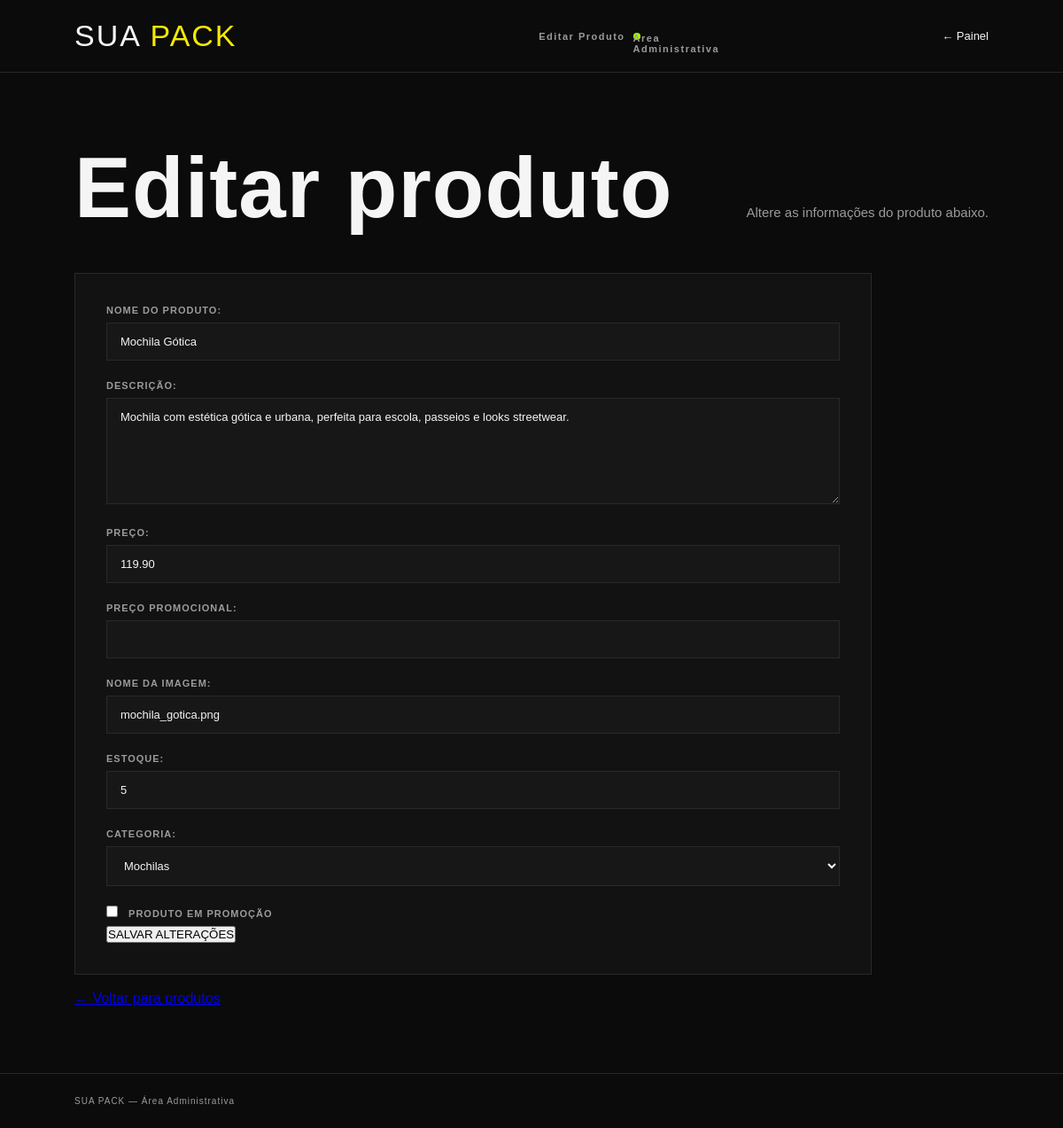
/admin/produtos/editar.php?id=2 (signed in), run on the app's committed database.
### tables this page shows
CREATE TABLE produtos (

    id_produto INT AUTO_INCREMENT PRIMARY KEY,

    nome VARCHAR(100) NOT NULL,

    descricao TEXT,

    preco DECIMAL(10,2) NOT NULL,

    preco_promocional DECIMAL(10,2) DEFAULT NULL,

    imagem VARCHAR(255) DEFAULT NULL,

    estoque INT DEFAULT 0,

    em_promocao BOOLEAN DEFAULT FALSE,

    id_categoria INT

);

CREATE TABLE categorias (

    id_categoria INT AUTO_INCREMENT PRIMARY KEY,

    nome VARCHAR(100) NOT NULL

);

### admin/produtos/editar.php (the view, shortened to what this page needs)
<?php
include("../../conexao.php");
$id = $_GET["id"];
$sql = "SELECT * FROM produtos WHERE id_produto = $id";
$resultado = mysqli_query($conexao, $sql);
$produto = mysqli_fetch_assoc($resultado);
$categorias = mysqli_query(
    $conexao,
    "SELECT * FROM categorias ORDER BY nome"
);
?>
<!DOCTYPE html>
<html lang="pt-BR">
<head>
    <link
        rel="stylesheet"
        href="../admin.css"
    >
</head>
<body>
<header class="admin-header">
    <div class="logo">
        SUA <span>PACK</span>
    </div>
    <div class="admin-identificacao">
        <strong>
            Editar Produto
        </strong>
        <span class="status">
            Área Administrativa
        </span>
    </div>
    <a
        href="../index.php"
        class="voltar-site"
    >
        ← Painel
    </a>
</header>
<main class="admin-container">
    <div class="boas-vindas">
        <h1>
            Editar produto
        </h1>
        <p>
            Altere as informações do produto abaixo.
        </p>
    </div>
    <form method="POST" class="admin-form">
        <label>
            Nome do produto:
        </label>
        <input
            type="text"
            name="nome"
            value="<?= htmlspecialchars($produto["nome"]) ?>"
            required
        >
        <label>
            Descrição:
        </label>
        <textarea
            name="descricao"
            rows="5"
        ><?= htmlspecialchars($produto["descricao"]) ?></textarea>
        <label>
            Preço:
        </label>
        <input
            type="number"
            name="preco"
            step="0.01"
            value="<?= $produto["preco"] ?>"
            required
        >
        <label>
            Preço promocional:
        </label>
        <input
            type="number"
            name="preco_promocional"
            step="0.01"
            value="<?= $produto["preco_promocional"] ?>"
        >
        <label>
            Nome da imagem:
        </label>
        <input
            type="text"
            name="imagem"
            value="<?= htmlspecialchars($produto["imagem"]) ?>"
            placeholder="exemplo.jpg"
        >
        <label>
            Estoque:
        </label>
        <input
            type="number"
            name="estoque"
            min="0"
            value="<?= $produto["estoque"] ?>"
            required
        >
        <label>
            Categoria:
        </label>
        <select
            name="id_categoria"
            required
        >
            <?php while ($categoria = mysqli_fetch_assoc($categorias)) { ?>
                <option
                    value="<?= $categoria["id_categoria"] ?>"
                    <?php
                    if (
                        $categoria["id_categoria"]
                        ==
                        $produto["id_categoria"]
                    ) {
                        echo "selected";
                    }
                    ?>
                >
                    <?= htmlspecialchars($categoria["nome"]) ?>
                </option>
            <?php } ?>
        </select>
        <label>
            <input
                type="checkbox"
                name="em_promocao"
                value="1"
                <?php
                if ($produto["em_promocao"] == 1) {
                    echo "checked";
                }
                ?>
            >
            Produto em promoção
        </label>
        <button type="submit">
            SALVAR ALTERAÇÕES
        </button>
    </form>
    <br>
    <a href="listar.php">
    </a>
</main>
<footer class="admin-footer">
    <p>
        SUA PACK — Área Administrativa
    </p>
</footer>
</body>
</html>

### admin/admin.css (style rules this page uses)
* { margin: 0; padding: 0; box-sizing: border-box; }
:root { --preto: #0b0b0b; --preto-card: #121212; --cinza: #171717; --cinza-claro: #292929; --cinza-texto: #9b9b9b; --amarelo: #f4e900; --verde: #a6ff00; --branco: #f5f5f5; }
html { scroll-behavior: smooth; }
body { background: var(--preto); color: var(--branco); font-family: "Poppins", sans-serif; min-height: 100vh; }
.admin-header { min-height: 82px; padding: 0 7%; display: flex; align-items: center; justify-content: space-between; border-bottom: 1px solid var(--cinza-claro); }
.logo { color: var(--branco); font-family: "Bebas Neue", sans-serif; font-size: 34px; letter-spacing: 2px; text-decoration: none; }
.logo span { color: var(--amarelo); }
.admin-identificacao { display: flex; align-items: center; gap: 9px; color: var(--cinza-texto); font-size: 11px; font-weight: 600; letter-spacing: 1.5px; }
.status { width: 8px; height: 8px; background: var(--verde); border-radius: 50%; }
.voltar-site { color: var(--branco); font-size: 13px; font-weight: 500; text-decoration: none; transition: 0.3s; }
.admin-container { width: 86%; max-width: 1400px; margin: 0 auto; padding: 75px 0; }
.boas-vindas { display: flex; align-items: flex-end; justify-content: space-between; margin-bottom: 55px; }
.boas-vindas h1 { margin-top: 14px; font-family: "Bebas Neue", sans-serif; font-size: clamp(58px, 8vw, 105px); line-height: 0.85; letter-spacing: 1px; }
.boas-vindas p { max-width: 570px; margin-top: 25px; color: var(--cinza-texto); font-size: 15px; line-height: 1.7; }
.admin-footer { padding: 25px 7%; border-top: 1px solid var(--cinza-claro); display: flex; justify-content: space-between; align-items: center; color: var(--cinza-texto); font-size: 10px; letter-spacing: 1px; }
.admin-form { width: 100%; max-width: 900px; padding: 35px; background: var(--preto-card); border: 1px solid var(--cinza-claro); }
.admin-form label { display: block; margin-bottom: 8px; margin-top: 22px; color: var(--cinza-texto); font-size: 11px; font-weight: 700; text-transform: uppercase; letter-spacing: 1px; }
.admin-form label:first-child { margin-top: 0; }
.admin-form input, .admin-form textarea, .admin-form select { width: 100%; padding: 13px 15px; background: var(--cinza); color: var(--branco); border: 1px solid var(--cinza-claro); outline: none; font-family: "Poppins", sans-serif; font-size: 13px; transition: 0.3s; }
.admin-form textarea { resize: vertical; min-height: 120px; }
.admin-form select option { background: var(--preto-card); color: var(--branco); }
.admin-form input[type="checkbox"] { width: auto; margin-right: 8px; }

### data on the page
produtos: nome "Mochila Gótica", descricao "Mochila com estética gótica e urbana, perfeita para escola, passeios e looks streetwear.", preco "119.90", imagem "mochila_gotica.png", estoque "5", id_categoria "Mochilas"
